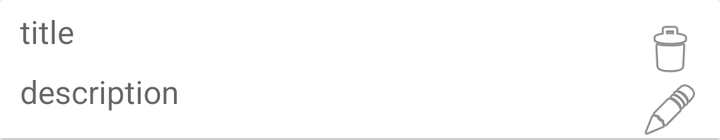
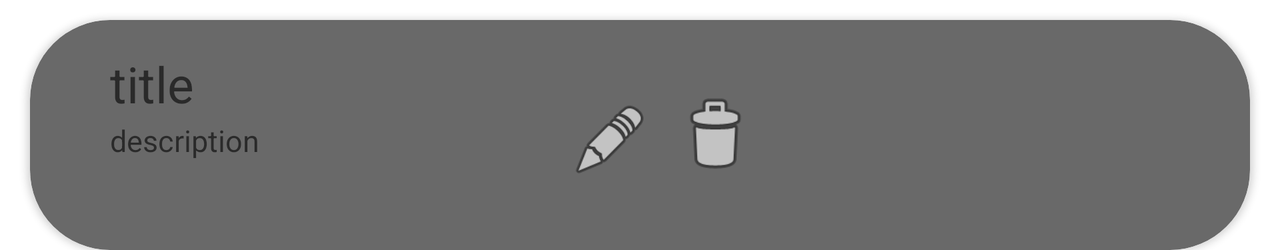

First picture: res/layout/ on a phone held upright. Second picture: the repository's own variant of that layout, on a device whose configuration matches the variant's folder. Source for both follows.
<!-- AndroidManifest.xml: application theme Theme.MyApplication -->
<!-- res/layout/fragment_item.xml -->
<?xml version="1.0" encoding="utf-8"?>
<androidx.cardview.widget.CardView xmlns:android="http://schemas.android.com/apk/res/android"
    xmlns:app="http://schemas.android.com/apk/res-auto"
    xmlns:tools="http://schemas.android.com/tools"
    android:id="@+id/background_card_view"
    android:layout_width="match_parent"
    android:layout_height="wrap_content">

    <androidx.constraintlayout.widget.ConstraintLayout
        android:layout_width="match_parent"
        android:layout_height="match_parent"
        android:background="?attr/background_note">

        <TextView
            android:id="@+id/text_title"
            android:layout_width="0dp"
            android:layout_height="wrap_content"
            android:layout_marginHorizontal="@dimen/secondary_horizontal_margin"
            android:layout_marginTop="5dp"
            android:hint="@string/title"
            android:textAppearance="@style/TextAppearance.AppCompat.Body1"
            android:textSize="@dimen/primary_size"
            app:layout_constraintEnd_toStartOf="@+id/remove_notes"
            app:layout_constraintStart_toStartOf="parent"
            app:layout_constraintTop_toTopOf="parent"
            tools:ignore="RtlSymmetry" />

        <TextView
            android:id="@+id/text_description"
            android:layout_width="0dp"
            android:layout_height="wrap_content"
            android:layout_marginHorizontal="@dimen/secondary_horizontal_margin"
            android:layout_marginBottom="5dp"
            android:hint="@string/description"
            android:textSize="@dimen/primary_size"
            app:layout_constraintBottom_toBottomOf="parent"
            app:layout_constraintEnd_toStartOf="@+id/editing_notes"
            app:layout_constraintStart_toStartOf="parent"
            app:layout_constraintTop_toBottomOf="@+id/text_title" />

        <ImageView
            android:id="@+id/remove_notes"
            android:layout_width="30dp"
            android:layout_height="30dp"
            android:layout_marginTop="@dimen/primary_top_margin"
            android:layout_marginEnd="@dimen/secondary_horizontal_margin"
            app:layout_constraintEnd_toEndOf="parent"
            app:layout_constraintTop_toTopOf="parent"
            app:srcCompat="@android:drawable/ic_menu_delete" />

        <ImageView
            android:id="@+id/editing_notes"
            android:layout_width="30dp"
            android:layout_height="30dp"
            android:layout_marginEnd="@dimen/secondary_horizontal_margin"
            app:layout_constraintBottom_toBottomOf="parent"
            app:layout_constraintEnd_toEndOf="parent"
            app:layout_constraintTop_toBottomOf="@+id/remove_notes"
            app:srcCompat="@android:drawable/ic_menu_edit" />

        <View
            android:id="@+id/line"
            android:layout_width="0dp"
            android:layout_height="1dp"
            android:layout_marginTop="6dp"
            android:background="?attr/line"
            app:layout_constraintBottom_toBottomOf="parent"
            app:layout_constraintEnd_toEndOf="parent"
            app:layout_constraintStart_toStartOf="parent" />

    </androidx.constraintlayout.widget.ConstraintLayout>

</androidx.cardview.widget.CardView>
<!-- resources referenced by this layout -->
<resources>
  <dimen name="primary_size">16sp</dimen>
  <dimen name="primary_top_margin">10dp</dimen>
  <dimen name="secondary_horizontal_margin">10dp</dimen>
  <string name="description">description</string>
  <string name="title">title</string>
  <style name="Theme.MyApplication" parent="Theme.MaterialComponents.DayNight.DarkActionBar">
          <item name="windowNoTitle">true</item>
  
  
          <item name="primary">@color/primary_light</item>
          <item name="secondary">@color/secondary</item>
          <item name="accent">@color/accent</item>
  
          <item name="primary_background">@color/primary_light_background</item>
          <item name="secondary_background">@color/secondary_light_background</item>
          <item name="accent_background">@color/accent_light_background</item>
  
          <item name="line">@color/light_line</item>
  
          <item name="image">@color/light_image</item>
  
          <item name="primary_text">@color/primary_light_text</item>
          <item name="secondary_text">@color/secondary_light_text</item>
          <item name="accent_text">@color/accent_text</item>
  
          <item name="background_note">@color/light_background_note</item>
  
      </style>
  <color name="primary_light">#419FD9</color>
  <color name="secondary">#CFCFCF</color>
  <color name="accent">#22b5f8</color>
  <color name="primary_light_background">#FFFFFF</color>
  <color name="secondary_light_background">#CFCFCF</color>
  <color name="light_line">#CFCFCF</color>
  <color name="light_image">#595959</color>
  <color name="primary_light_text">#000000</color>
  <color name="secondary_light_text">#595959</color>
  <color name="accent_text">#FFFFFFFF</color>
  <color name="light_background_note">#FFFFFF</color>
</resources>
<!-- res/layout-land/fragment_item.xml (the repository's variant of the layout above) -->
<!-- drawn on the phone turned sideways -->
<?xml version="1.0" encoding="utf-8"?>
<androidx.cardview.widget.CardView xmlns:android="http://schemas.android.com/apk/res/android"
    xmlns:app="http://schemas.android.com/apk/res-auto"
    android:id="@+id/background_card_view"
    android:layout_width="match_parent"
    android:layout_height="115dp"
    android:layout_marginHorizontal="15dp"
    android:layout_marginTop="10dp"
    android:backgroundTint="@color/dim_gray"
    app:cardCornerRadius="40dp">

    <TextView
        android:id="@+id/text_title"
        android:layout_width="wrap_content"
        android:layout_height="wrap_content"
        android:layout_marginStart="40dp"
        android:layout_marginTop="15dp"
        android:hint="@string/title"
        android:textAppearance="@style/TextAppearance.AppCompat.Body1"
        android:textSize="25sp" />

    <TextView
        android:id="@+id/text_description"
        android:layout_width="200dp"
        android:layout_height="wrap_content"
        android:layout_marginStart="40dp"
        android:layout_marginTop="50dp"
        android:hint="@string/description"
        android:textSize="15sp" />

    <ImageView
        android:id="@+id/remove_notes"
        android:layout_width="45dp"
        android:layout_height="45dp"
        android:layout_marginStart="320dp"
        android:layout_marginTop="35dp"
        app:srcCompat="@android:drawable/ic_menu_delete" />

    <ImageView
        android:id="@+id/editing_notes"
        android:layout_width="40dp"
        android:layout_height="40dp"
        android:layout_marginStart="270dp"
        android:layout_marginTop="40dp"
        app:srcCompat="@android:drawable/ic_menu_edit" />

</androidx.cardview.widget.CardView>
<!-- resources referenced by the variant -->
<!-- as the phone turned sideways resolves them -->
<resources>
  <color name="dim_gray">#696969</color>
  <string name="description">description</string>
  <string name="title">title</string>
  <style name="Theme.MyApplication" parent="Theme.MaterialComponents.DayNight.DarkActionBar">
          <item name="windowNoTitle">true</item>
  
  
          <item name="primary">@color/primary_light</item>
          <item name="secondary">@color/secondary</item>
          <item name="accent">@color/accent</item>
  
          <item name="primary_background">@color/primary_light_background</item>
          <item name="secondary_background">@color/secondary_light_background</item>
          <item name="accent_background">@color/accent_light_background</item>
  
          <item name="line">@color/light_line</item>
  
          <item name="image">@color/light_image</item>
  
          <item name="primary_text">@color/primary_light_text</item>
          <item name="secondary_text">@color/secondary_light_text</item>
          <item name="accent_text">@color/accent_text</item>
  
          <item name="background_note">@color/light_background_note</item>
  
      </style>
  <color name="primary_light">#419FD9</color>
  <color name="secondary">#CFCFCF</color>
  <color name="accent">#22b5f8</color>
  <color name="primary_light_background">#FFFFFF</color>
  <color name="secondary_light_background">#CFCFCF</color>
  <color name="light_line">#CFCFCF</color>
  <color name="light_image">#595959</color>
  <color name="primary_light_text">#000000</color>
  <color name="secondary_light_text">#595959</color>
  <color name="accent_text">#FFFFFFFF</color>
  <color name="light_background_note">#FFFFFF</color>
</resources>
